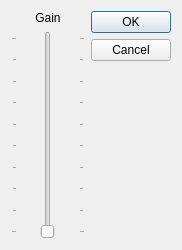
<?xml version="1.0" encoding="UTF-8"?>
<ui version="4.0">
 <class>SoundGain</class>
 <widget class="QDialog" name="SoundGain">
  <property name="geometry">
   <rect>
    <x>0</x>
    <y>0</y>
    <width>182</width>
    <height>250</height>
   </rect>
  </property>
  <property name="sizePolicy">
   <sizepolicy hsizetype="MinimumExpanding" vsizetype="MinimumExpanding">
    <horstretch>0</horstretch>
    <verstretch>0</verstretch>
   </sizepolicy>
  </property>
  <property name="minimumSize">
   <size>
    <width>182</width>
    <height>250</height>
   </size>
  </property>
  <property name="maximumSize">
   <size>
    <width>182</width>
    <height>250</height>
   </size>
  </property>
  <property name="windowTitle">
   <string>Sound Gain</string>
  </property>
  <layout class="QGridLayout" name="gridLayout">
   <item row="1" column="0">
    <widget class="QSlider" name="verticalSlider">
     <property name="sizePolicy">
      <sizepolicy hsizetype="Expanding" vsizetype="Expanding">
       <horstretch>0</horstretch>
       <verstretch>0</verstretch>
      </sizepolicy>
     </property>
     <property name="maximum">
      <number>18</number>
     </property>
     <property name="singleStep">
      <number>2</number>
     </property>
     <property name="pageStep">
      <number>4</number>
     </property>
     <property name="orientation">
      <enum>Qt::Vertical</enum>
     </property>
     <property name="invertedAppearance">
      <bool>false</bool>
     </property>
     <property name="tickPosition">
      <enum>QSlider::TicksBothSides</enum>
     </property>
    </widget>
   </item>
   <item row="0" column="2" rowspan="2">
    <widget class="QDialogButtonBox" name="buttonBox">
     <property name="sizePolicy">
      <sizepolicy hsizetype="Minimum" vsizetype="Expanding">
       <horstretch>0</horstretch>
       <verstretch>0</verstretch>
      </sizepolicy>
     </property>
     <property name="orientation">
      <enum>Qt::Vertical</enum>
     </property>
     <property name="standardButtons">
      <set>QDialogButtonBox::Cancel|QDialogButtonBox::Ok</set>
     </property>
    </widget>
   </item>
   <item row="0" column="0">
    <widget class="QLabel" name="label">
     <property name="sizePolicy">
      <sizepolicy hsizetype="Expanding" vsizetype="Preferred">
       <horstretch>0</horstretch>
       <verstretch>0</verstretch>
      </sizepolicy>
     </property>
     <property name="text">
      <string>Gain</string>
     </property>
     <property name="alignment">
      <set>Qt::AlignCenter</set>
     </property>
    </widget>
   </item>
  </layout>
 </widget>
 <resources/>
 <connections>
  <connection>
   <sender>buttonBox</sender>
   <signal>accepted()</signal>
   <receiver>SoundGain</receiver>
   <slot>accept()</slot>
   <hints>
    <hint type="sourcelabel">
     <x>248</x>
     <y>254</y>
    </hint>
    <hint type="destinationlabel">
     <x>157</x>
     <y>274</y>
    </hint>
   </hints>
  </connection>
  <connection>
   <sender>buttonBox</sender>
   <signal>rejected()</signal>
   <receiver>SoundGain</receiver>
   <slot>reject()</slot>
   <hints>
    <hint type="sourcelabel">
     <x>316</x>
     <y>260</y>
    </hint>
    <hint type="destinationlabel">
     <x>286</x>
     <y>274</y>
    </hint>
   </hints>
  </connection>
 </connections>
</ui>
